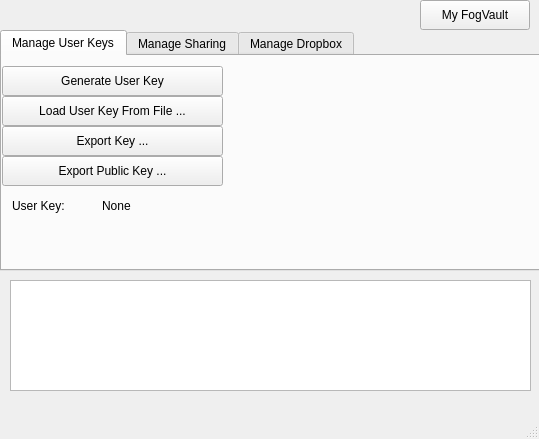
<?xml version="1.0" encoding="UTF-8"?>
<ui version="4.0">
 <class>FvMainWindow</class>
 <widget class="QMainWindow" name="FvMainWindow">
  <property name="geometry">
   <rect>
    <x>0</x>
    <y>0</y>
    <width>539</width>
    <height>439</height>
   </rect>
  </property>
  <property name="windowTitle">
   <string>FogVault</string>
  </property>
  <widget class="QWidget" name="centralwidget">
   <widget class="QPushButton" name="pushButton">
    <property name="geometry">
     <rect>
      <x>420</x>
      <y>0</y>
      <width>110</width>
      <height>30</height>
     </rect>
    </property>
    <property name="text">
     <string>My FogVault</string>
    </property>
   </widget>
   <widget class="QTabWidget" name="tabWidget">
    <property name="geometry">
     <rect>
      <x>0</x>
      <y>30</y>
      <width>541</width>
      <height>241</height>
     </rect>
    </property>
    <property name="currentIndex">
     <number>0</number>
    </property>
    <widget class="QWidget" name="tab">
     <attribute name="title">
      <string>Manage User Keys</string>
     </attribute>
     <widget class="QPushButton" name="genKeyButton">
      <property name="geometry">
       <rect>
        <x>0</x>
        <y>10</y>
        <width>221</width>
        <height>30</height>
       </rect>
      </property>
      <property name="text">
       <string>Generate User Key</string>
      </property>
     </widget>
     <widget class="QPushButton" name="loadKeyButton">
      <property name="geometry">
       <rect>
        <x>0</x>
        <y>40</y>
        <width>221</width>
        <height>30</height>
       </rect>
      </property>
      <property name="text">
       <string>Load User Key From File ...</string>
      </property>
     </widget>
     <widget class="QPushButton" name="exportKeyButton">
      <property name="geometry">
       <rect>
        <x>0</x>
        <y>70</y>
        <width>221</width>
        <height>30</height>
       </rect>
      </property>
      <property name="text">
       <string>Export Key ...</string>
      </property>
     </widget>
     <widget class="QPushButton" name="exportPubKeyButton">
      <property name="geometry">
       <rect>
        <x>0</x>
        <y>100</y>
        <width>221</width>
        <height>30</height>
       </rect>
      </property>
      <property name="text">
       <string>Export Public Key ...</string>
      </property>
     </widget>
     <widget class="QLabel" name="label_5">
      <property name="geometry">
       <rect>
        <x>10</x>
        <y>140</y>
        <width>76</width>
        <height>20</height>
       </rect>
      </property>
      <property name="text">
       <string>User Key:</string>
      </property>
     </widget>
     <widget class="QLabel" name="uk_label">
      <property name="geometry">
       <rect>
        <x>100</x>
        <y>140</y>
        <width>121</width>
        <height>20</height>
       </rect>
      </property>
      <property name="text">
       <string>None</string>
      </property>
     </widget>
    </widget>
    <widget class="QWidget" name="tab_2">
     <attribute name="title">
      <string>Manage Sharing</string>
     </attribute>
     <widget class="QLabel" name="label">
      <property name="geometry">
       <rect>
        <x>10</x>
        <y>10</y>
        <width>161</width>
        <height>20</height>
       </rect>
      </property>
      <property name="text">
       <string>My FogVault Friends</string>
      </property>
     </widget>
     <widget class="QLabel" name="label_2">
      <property name="geometry">
       <rect>
        <x>300</x>
        <y>10</y>
        <width>151</width>
        <height>20</height>
       </rect>
      </property>
      <property name="text">
       <string>Add/Update Friend</string>
      </property>
     </widget>
     <widget class="QLineEdit" name="friendName">
      <property name="geometry">
       <rect>
        <x>360</x>
        <y>40</y>
        <width>171</width>
        <height>30</height>
       </rect>
      </property>
     </widget>
     <widget class="QLabel" name="label_3">
      <property name="geometry">
       <rect>
        <x>300</x>
        <y>50</y>
        <width>76</width>
        <height>20</height>
       </rect>
      </property>
      <property name="text">
       <string>Name:</string>
      </property>
     </widget>
     <widget class="QPushButton" name="importPubKeyButton">
      <property name="geometry">
       <rect>
        <x>360</x>
        <y>70</y>
        <width>171</width>
        <height>30</height>
       </rect>
      </property>
      <property name="text">
       <string>Select Public Key File</string>
      </property>
     </widget>
     <widget class="QScrollArea" name="scrollArea">
      <property name="geometry">
       <rect>
        <x>0</x>
        <y>30</y>
        <width>281</width>
        <height>211</height>
       </rect>
      </property>
      <property name="widgetResizable">
       <bool>true</bool>
      </property>
      <widget class="QWidget" name="scrollAreaWidgetContents">
       <property name="geometry">
        <rect>
         <x>0</x>
         <y>0</y>
         <width>279</width>
         <height>209</height>
        </rect>
       </property>
       <widget class="QListView" name="friendList">
        <property name="geometry">
         <rect>
          <x>0</x>
          <y>0</y>
          <width>281</width>
          <height>271</height>
         </rect>
        </property>
       </widget>
      </widget>
     </widget>
    </widget>
    <widget class="QWidget" name="tab_3">
     <attribute name="title">
      <string>Manage Dropbox</string>
     </attribute>
     <widget class="QPushButton" name="manageDBButton">
      <property name="geometry">
       <rect>
        <x>0</x>
        <y>30</y>
        <width>221</width>
        <height>30</height>
       </rect>
      </property>
      <property name="text">
       <string>Connect to Dropbox</string>
      </property>
     </widget>
     <widget class="QLabel" name="label_4">
      <property name="geometry">
       <rect>
        <x>10</x>
        <y>10</y>
        <width>91</width>
        <height>20</height>
       </rect>
      </property>
      <property name="text">
       <string>Connected:</string>
      </property>
     </widget>
     <widget class="QLabel" name="connect_label">
      <property name="geometry">
       <rect>
        <x>140</x>
        <y>10</y>
        <width>76</width>
        <height>20</height>
       </rect>
      </property>
      <property name="text">
       <string>No</string>
      </property>
     </widget>
    </widget>
   </widget>
   <widget class="QTextBrowser" name="log_browser">
    <property name="geometry">
     <rect>
      <x>10</x>
      <y>280</y>
      <width>521</width>
      <height>111</height>
     </rect>
    </property>
   </widget>
  </widget>
  <widget class="QMenuBar" name="menubar">
   <property name="geometry">
    <rect>
     <x>0</x>
     <y>0</y>
     <width>539</width>
     <height>28</height>
    </rect>
   </property>
  </widget>
  <widget class="QStatusBar" name="statusbar"/>
 </widget>
 <resources/>
 <connections/>
</ui>
